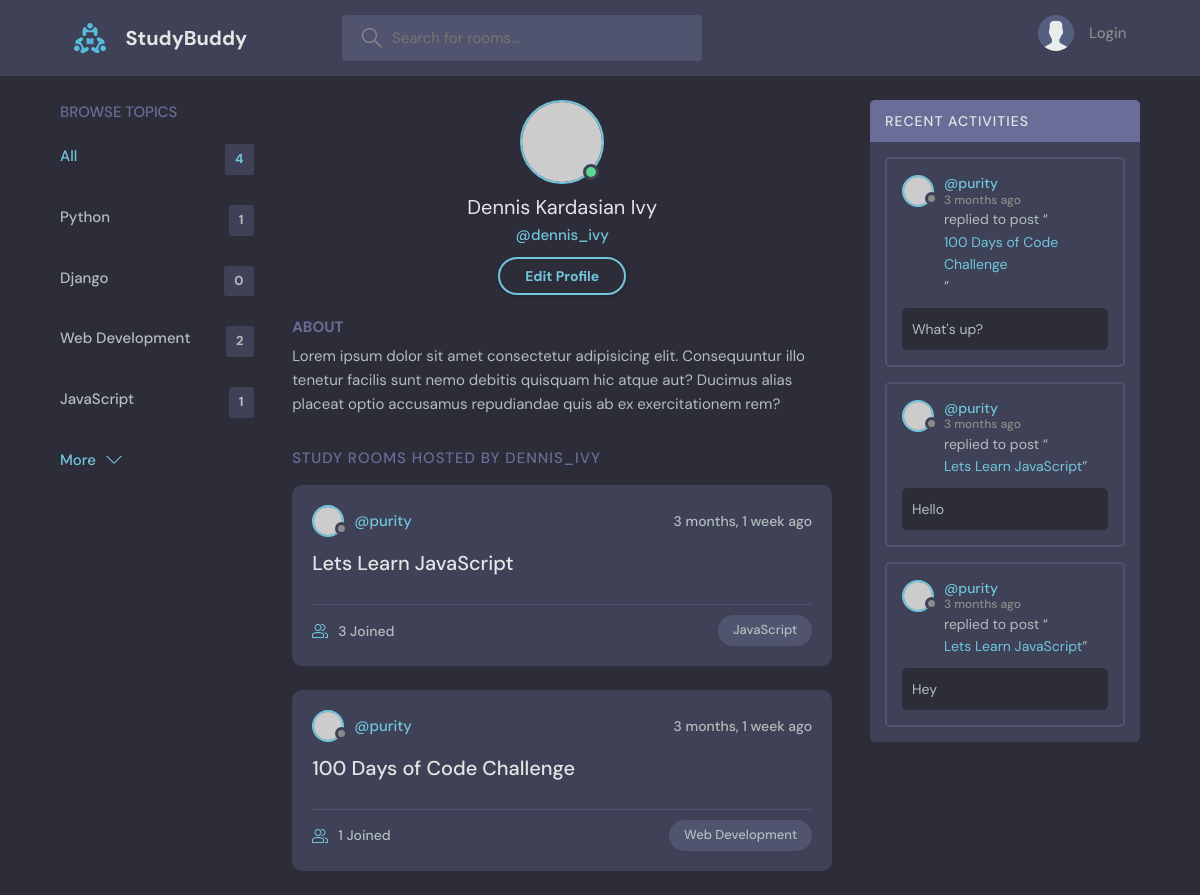
Page /profile/1/ on the earlier database version.
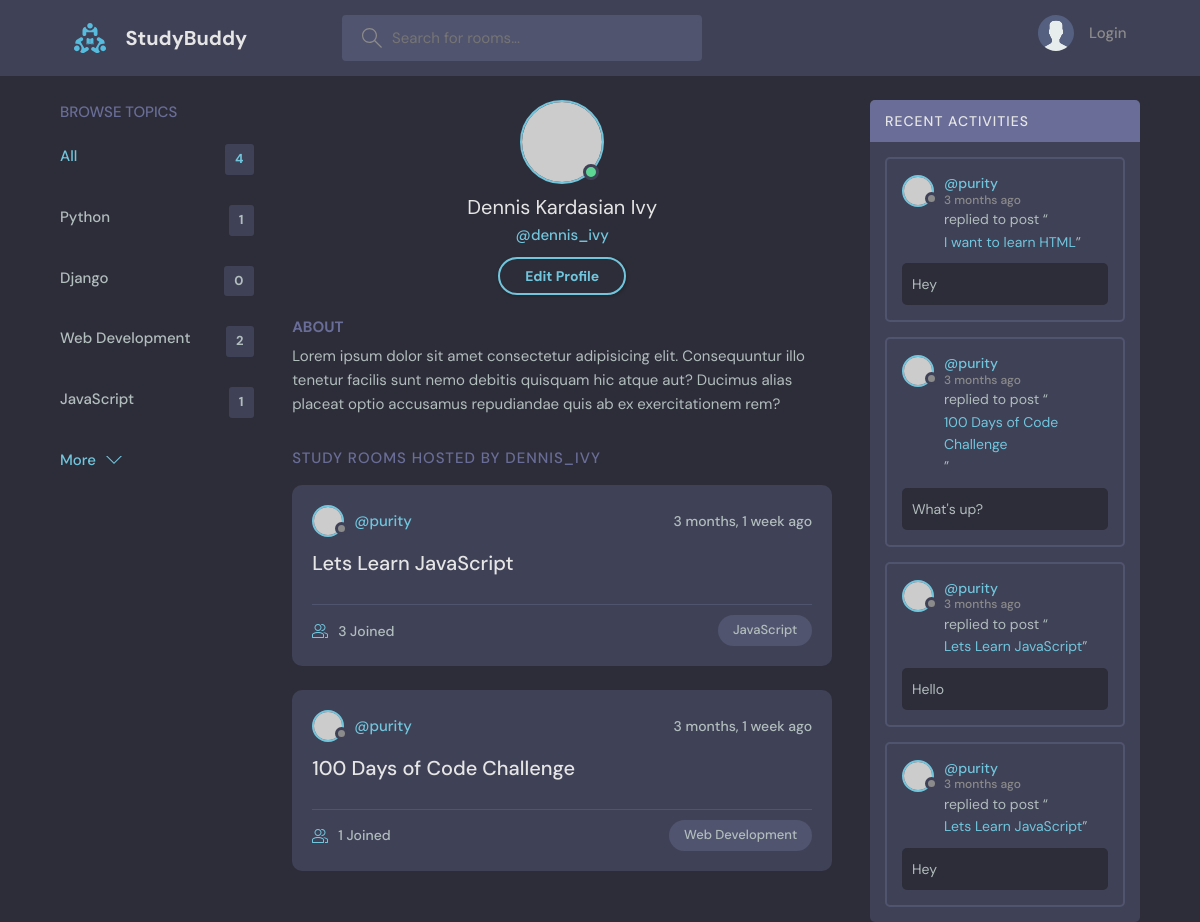
Same page on the later database version.
### base/models.py (models this page shows, shortened)
class Topic(models.Model):
    name = models.CharField(max_length=200)

class Room(models.Model):
    host = models.ForeignKey(User, on_delete=models.SET_NULL, null=True)
    topic = models.ForeignKey(Topic, on_delete=models.SET_NULL, null=True)
    name = models.CharField(max_length=200)
    description = models.TextField(null=True, blank=True) #null=True, meaning field can be empty. blank=True, to allow blank/empty forms
    participants = models.ManyToManyField(User, related_name='participants', blank=True) #all users  active in a room
    updated = models.DateTimeField(auto_now=True)  #take timestamp of row when it's updated
    created = models.DateTimeField(auto_now_add=True) #take timestamp of row hen it's created only
    class Meta:
        ordering = ['-updated', '-created']
    def __str__(self):
        return self.name

class Message(models.Model):
    user = models.ForeignKey(User, on_delete=models.CASCADE) #user sending the message. 1-to-many relationship with Message
    room = models.ForeignKey(Room, on_delete=models.CASCADE) #database relationship - 1-to-many relationship with Room
    body = models.TextField()
    updated = models.DateTimeField(auto_now=True)   #take timestamp everytime the row is updated
    created = models.DateTimeField(auto_now_add=True) #take timestamp only when the record/row is created
    class Meta:
        ordering = ['-updated', '-created']

### base/views.py (the view)
# urls.py: path('profile/<str:pk>/', views.userProfile, name="user-profile"),
def userProfile(request, pk):
    user = User.objects.get(id=pk)
    rooms = user.room_set.all()
    room_messages = user.message_set.all()
    topics = Topic.objects.all()
    context = {'user': user, 'rooms': rooms,
               'room_messages': room_messages, 'topics': topics}
    return render(request, 'base/profile.html', context )

### base/templates/base/profile.html
{% extends 'main.html' %}
{% block content %}
  <main class="profile-page layout layout--3">
    <div class="container">
      {% include 'base/topics_component.html' %}
      <div class="roomList">
        <div class="profile">
          <div class="profile__avatar">
            <div class="avatar avatar--large active">
              <img src="https://randomuser.me/api/portraits/men/11.jpg" />
            </div>
          </div>
          <div class="profile__info">
            <h3>Dennis Kardasian Ivy</h3>
            <p>@dennis_ivy</p>
            <a href="edit-user.html" class="btn btn--main btn--pill">Edit Profile</a>
          </div>
          <div class="profile__about">
            <h3>About</h3>
            <p>
              Lorem ipsum dolor sit amet consectetur adipisicing elit. Consequuntur illo tenetur
              facilis sunt nemo debitis quisquam hic atque aut? Ducimus alias placeat optio
              accusamus repudiandae quis ab ex exercitationem rem?
            </p>
          </div>
        </div>
        <div class="roomList__header">
          <div>
            <h2>Study Rooms Hosted by dennis_ivy</a>
            </h2>
          </div>
        </div>
        {% include 'base/feed_component.html' %}
      </div>
      {% include 'base/activity_component.html' %}
    </div>
  </main>
{% endblock content%}

### base/templates/base/topics_component.html
<div class="topics">
    <div class="topics__header">
      <h2>Browse Topics</h2>
    </div>
    <ul class="topics__list">
      <li>
        <a href="{% url 'home' %}" class="active">All <span>{{topics.count}}</span></a>
      </li>
      {% for topic in topics %}
      <li>
        <a href="{% url 'home' %}?q={{topic.name}}">{{topic.name}} <span>{{topic.room_set.all.count}}</span></a>
      </li>
      {% endfor %}
    </ul>
    <a class="btn btn--link" href="topics.html">
      More
      <svg version="1.1" xmlns="http://www.w3.org/2000/svg" width="32" height="32" viewBox="0 0 32 32">
        <title>chevron-down</title>
        <path d="M16 21l-13-13h-3l16 16 16-16h-3l-13 13z"></path>
      </svg>
    </a>
  </div>

### base/templates/base/feed_component.html (shortened to what this page needs)
{% for room in rooms %}
<div class="roomListRoom">
    <div class="roomListRoom__header">
      <a href="{% url 'user-profile' room.host.id %}" class="roomListRoom__author">
        <div class="avatar avatar--small">
          <img src="https://randomuser.me/api/portraits/women/11.jpg" />
        </div>
        <span>@{{room.host.username}}</span>
      </a>
      <div class="roomListRoom__actions">
        <span>{{room.created|timesince}} ago</span>
      </div>
    </div>
    <div class="roomListRoom__content">
      <a href="{% url 'room' room.id %}">{{room.name}}</a>
    </div>
    <div class="roomListRoom__meta">
      <a href="{% url 'room' room.id %}" class="roomListRoom__joined">
        {{room.participants.all.count}} Joined
      </a>
      <p class="roomListRoom__topic">{{room.topic.name}}</p>
    </div>
  </div>
  {% endfor %}

### base/templates/base/activity_component.html (shortened to what this page needs)
<div class="activities">
    <div class="activities__header">
      <h2>Recent Activities</h2>
    </div>
    {% for message in room_messages %}
    <div class="activities__box">
      <div class="activities__boxHeader roomListRoom__header">
        <a href="{% url 'user-profile' message.user.id %}" class="roomListRoom__author">
          <div class="avatar avatar--small">
            <img src="https://randomuser.me/api/portraits/women/11.jpg" />
          </div>
          <p>
            @{{message.user}}
            <span>{{message.created|timesince}} ago</span>
          </p>
        </a>
      </div>
      <div class="activities__boxContent">
        <p>replied to post “<a href="{% url 'room' message.room.id %}">{{message.room}}</a>”</p>
        <div class="activities__boxRoomContent">
          {{message.body}}
        </div>
      </div>
    </div>
    {% endfor %}
  </div>

Differences in the rows shown:
added Message: user "purity", created "3 months", room "I want to learn HTML", body "Hey"
